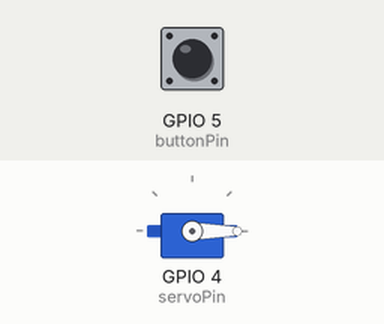
This sketch was run on a simulated ESP8266 (NodeMCU). Shown: servo. The inputs (shaded band) are chosen by the test bench; at power-on: GPIO 5 (buttonPin) HIGH. WiFi joins after 1.5 s; servers stay silent unless stated; what the sketch prints to the serial monitor is not drawn.

Above: at 1.2 s.
1.3 s: GPIO 5 (buttonPin) pulled LOW for 0.15 s
At 2.3 s:
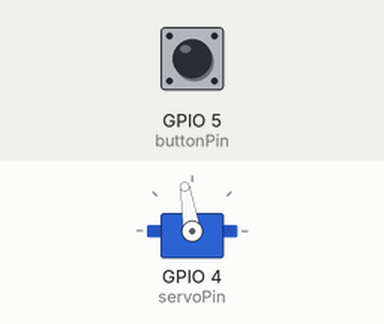
3.2 s: GPIO 5 (buttonPin) pulsed LOW 5 times (0.12 s each, 0.3 s apart)
At 3.9 s:
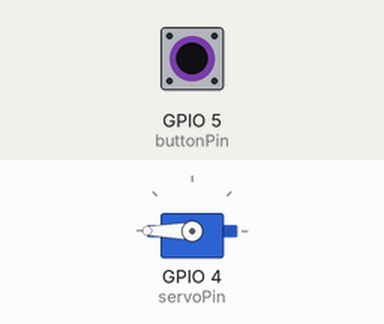
Timing chart, 0 to 6.2 s (numbered marks = the images above; inputs shaded):
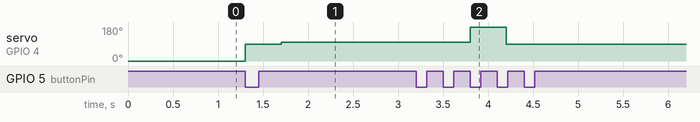

Measured:
- after the input at 1.3 s, servo on GPIO 4 (servoPin): 0° → 90° at once, → 99° 0.40 s later
- after the input at 3.2 s, servo on GPIO 4 (servoPin): 99° → 180° after 0.60 s, → 90° 0.40 s later

The sketch:

client.ino
```cpp
#include <ESP8266WiFi.h>
#include <Servo.h>

char* host = "192.168.4.1";

// количество шагов на 1 оборот
#define STEP_ROUND 200


// Пин для сервопривода
#define servoPin 4

// номер входа, подключенный к кнопке
#define buttonPin 5

// для остановки двигателя
#define stop_servo 400

#define rep 1

#define retention 2

// переменная хранения времени (unsigned long)
uint32_t myTimer1, myTimer2, term, original_time;

// Создаем объект
Servo Servo1;

/*установка в начало*/
void set_begin(){
   Servo1.write(0);
   delay(stop_servo);
   while(!digitalRead(buttonPin));
    delay(retention);
   while(digitalRead(buttonPin));
      delay(retention);
   Servo1.write(90);
   delay(stop_servo);            // для остановки двигателя
}

void get_time(){
  set_begin(); // установка в начальное положение
   Servo1.write(1560);
   // мы в зоне 0
   while(!digitalRead(buttonPin))
    delay(rep);
   // ждем выхода в зону 1
   while(digitalRead(buttonPin))
    delay(rep);
   // начнем отчет времени
   myTimer1 = micros();
   // ждем зону 1
   while(!digitalRead(buttonPin))
    delay(rep);
   // ждем зону 0
   while(digitalRead(buttonPin))
    delay(rep);
   // ждем зону 1
   while(!digitalRead(buttonPin))
    delay(rep);
   // ждем зону 0
   while(digitalRead(buttonPin))
    delay(rep);
   // считаем пройденное время
   original_time = micros() - myTimer1;
   Servo1.write(180);
   delay(stop_servo);
   Servo1.write(90);
}

void setup() {
  Serial.begin(115200);
  Servo1.attach(servoPin);
  pinMode(buttonPin, INPUT);
  Serial.println();
  Serial.print("time: ");
  get_time();
  Serial.println(original_time);
  term =  original_time / STEP_ROUND;
  Serial.print("term: ");
  Serial.println(term);
  WiFi.mode(WIFI_STA);
  WiFi.begin("antenna", "192837465");
  while (WiFi.status() != WL_CONNECTED) {
    Serial.print('.');
    delay(500);
  }
}

void loop() {
  String response = "";
  WiFiClient client;
  if (client.connect(host, 8888))
  {
  // we are connected to the host!
    Serial.print("Conneccted to host: ");
    Serial.println(host);
    //client.println(String(WiFi.RSSI()));

    //Serial.println("[Response:]");
  }

  // wait for data to be available
  unsigned long timeout = millis();
  while (client.available() == 0) {

  }
  // Read all the lines of the reply from server and print them to Serial
  while (client.available()){
    char ch = static_cast<char>(client.read());
    response += ch;
  }
  client.flush();
  if(response == "auto\n"){
    set_begin();
    Servo1.write(1560);
    for(int i = 0; i < STEP_ROUND; i++){
      Serial.print("i = ");
      Serial.println(i);
      myTimer2 = micros();
      client.print(String(WiFi.RSSI()));
      while(micros() - myTimer2 < term)
         delay(rep);
    }
    Servo1.write(180);
    delay(stop_servo);
    Servo1.write(90);
    client.print("\n");
  }else{
    client.println(String(WiFi.RSSI()));
  }
  Serial.println("[Response:]");
  Serial.println(response);

  // Close the connection
  Serial.println();
  Serial.println("closing connection");
  client.stop();

  delay(500);
}
```
